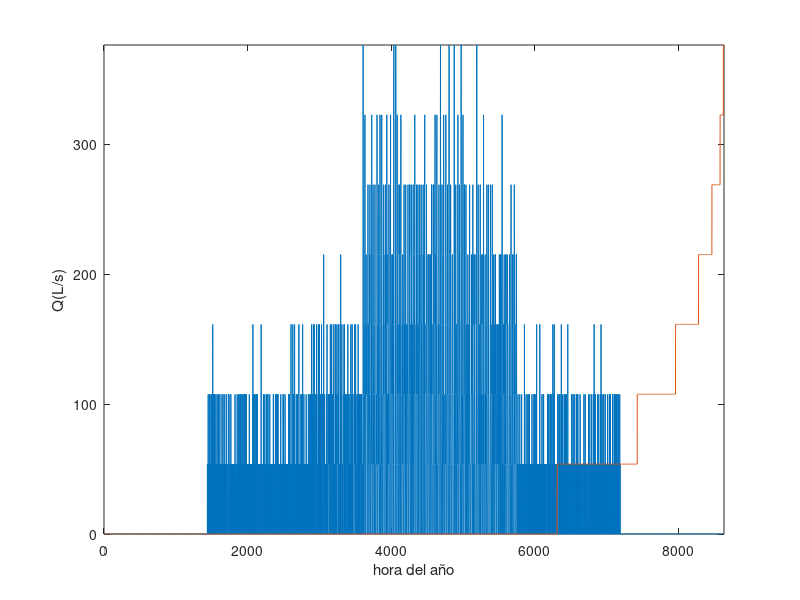

This chart was generated by the following MATLAB code:
# Generación con características aleatorias de la demanda de las aprox. 8640 h anuales
%{
  Datos necesarios:
  - Necesidades hídricas mensuales de varios cultivos y su proporción.
  - Superficie a regar desde cada boca (o hidrante) de la red.
  - Valor de la relación Ra/(1-Cd), que es igual a la relación Hr/Hb entre las láminas requerida y bruta.
  - Número de horas diarias en las que es posible realizar la operación de riego.
%}

%Se establece el valor semilla de la funcion de generacion de numeros pseudoaleatorios rand(), para que sea aleatoria.
rand('state',sum(100*clock))

## Fase 1: Determinación dotación de caudal en cada boca

cultivos=["Cereal de primavera";"Maiz dulce";"Fresa";"Puerro temprano";"Puerro mediano";"Puerro tardio";"patata media estacion";"Patata tardia";"Zanahoria temprana";"Zanahoria mediana 1";"Zanahoria mediana 2";"Cebolla temprana";"Cebolla tardia";"Remolacha mesa temprana";"Remolacha mesa tardia";"Otras horticolas"];

# Necesidades hidrícas mensuales (en columnas ene, feb,...) de los cultivos (en filas Cereal de primavera, Maíz dulce,...) expresadas en mm/dia.
Hr= [
0.00	0.00	0.00	0.63	3.06	5.54	2.59	0.00	0.00	0.00	0.00	0.00;...
0.00	0.00	0.00	0.00	1.75	5.54	3.12	0.00	0.00	0.00	0.00	0.00;...
0.00	0.00	0.00	0.58	1.75	5.63	7.95	6.68	2.53	0.00	0.00	0.00;...
0.00	0.00	0.33	1.79	3.19	5.26	4.56	0.00	0.00	0.00	0.00	0.00;...
0.00	0.00	0.00	0.00	1.85	5.17	6.33	5.22	1.46	0.00	0.00	0.00;...
0.00	0.00	0.00	0.00	0.00	2.29	5.83	5.39	3.47	0.01	0.00	0.00;...
0.00	0.00	0.00	0.08	0.92	4.32	6.65	5.21	0.85	0.00	0.00	0.00;...
0.00	0.00	0.00	0.00	0.35	2.64	5.16	5.58	3.68	0.11	0.00	0.00;...
0.00	0.00	0.43	1.49	3.19	5.26	2.67	0.00	0.00	0.00	0.00	0.00;...
0.00	0.00	0.00	0.58	1.75	4.66	6.13	5.39	3.11	0.00	0.00	0.00;...
0.00	0.00	0.00	0.00	0.91	3.40	5.56	5.39	3.47	0.22	0.00	0.00;...
0.00	0.00	0.33	1.79	3.19	5.27	5.87	0.88	0.00	0.00	0.00	0.00;...
0.00	0.00	0.00	0.00	1.17	4.84	6.33	5.38	3.18	0.00	0.00	0.00;...
0.00	0.00	0.00	0.21	2.69	5.27	2.69	0.00	0.00	0.00	0.00	0.00;...
0.00	0.00	0.00	0.00	0.06	3.45	6.32	4.55	0.00	0.00	0.00	0.00;...
0.00	0.00	0.00	0.00	1.12	4.10	6.28	5.38	0.85	0.00	0.00	0.00];

# Distribución de cultivos
distCult=[0.05;0.1;0.03;0.1;0.03;0.04;0.04;0.05;0.03;0.04;0.04;0.04;0.04;0.06;0.06;0.25];

# Superficie a regar desde cada boca (ha)
S=[16; 16; 16; 16; 16; 16; 16; 16];

# Relación Ra/(1-Cd)
rend=0.9;

# Tiempo operación estación bombeo por meses
tfunc= [16; 16; 16; 16; 16; 16; 16; 16; 16; 16; 16; 16]; % Número horas diarias para riego para cada mes

%Caudal ficticio continuo (L/s)
necRiego=sum(distCult.*Hr,1)./rend;%Necesidades de riego (mm/dia) mediante ponderación según la distribución de cultivos por meses
qfc=transpose(max(transpose(S*necRiego.*(1e4/24/3600/rend))));%Caudal ficticio continuo (L/s) necesario en cada boca

# Caudal asignado a cada boca (dotación) en L/s
GL=[3; 3; 3; 3; 3; 3; 3; 3]; % Grado de Libertad de cada boca (relación entre el caudal asignado y el estrictamente necesario)
% A las bocas que abastecen superficies pequeñas se les suele incrementar el Grado de Libertad
qboca=24/min(tfunc)*qfc.*GL;

## Fase 2: Simulación de la demanda

planillaRiego=zeros(numel(S),24);
q=planillaRiego;
diaAgno=0;

# Tiempo necesario (h) para suministrar la demanda por meses
triego=necRiego.*S./qboca.*1e4./3600;
triego(isnan(triego))=0;%Se pone valor cero donde qboca es igual a cero
duracRiego=ceil(triego);

for k=1:12%Meses del año
  
  for j=1:30%Días del mes

    diaAgno=diaAgno+1;
    planillaRiego=zeros(numel(S),24);
    
    horaComienzo=floor(rand(numel(S),12).*(tfunc(k)-triego(:,k)));%Se determina aleatoriamente la hora de comienzo del riego en cada boca y día del año
    
    for i=1:numel(S)%Boca de riego
            
      if necRiego(k)~=0 
        %planillaRiego(i,(1+horaComienzo(i,k)):(1+(horaComienzo(i,k)+duracRiego(i,k))))=1;
        planillaRiego(i,(1+horaComienzo(i,k)):(horaComienzo(i,k)+duracRiego(i,k)))=1;
      endif
      
    endfor
    
    %Matriz de caudal (L/s) demandado (boca,hora,diaAño)
    q(:,:,diaAgno)=planillaRiego.*qboca;

  endfor

endfor

Q=sum(q,1);
distQ=reshape(Q,1,[]);%Vector distribución caudales horarios de 12 meses y 30 dias por mes.

fig02=figure();
plot(distQ)
hold on
plot(sort(distQ))
xlabel('hora del año')
ylabel('Q(L/s)')
axis([0 8640 0 max(distQ)])
hold off

caudales=reshape(q,numel(S),[]);

%Se guardan los caudales demandados de las bocas durante las aproximadamente 8640 horas de un año
save('cauddemandbocas.m','caudales','-append')